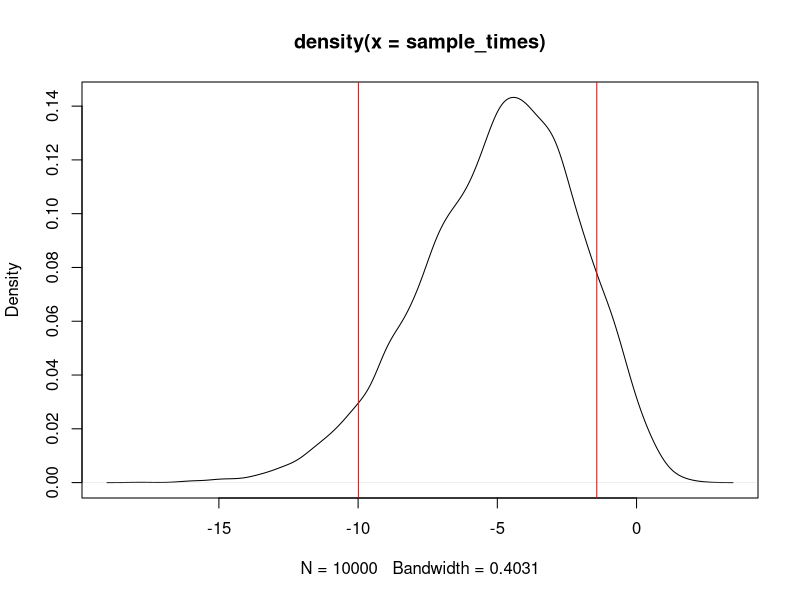

Generate this figure with R:
## Showers 

roommate <- c(6,6.25,5.75,6.5,6,15,35,20,4,5.25,5.75)

you <- c(3.5,5.5,4,4,4,6,11,12,3,4,4.25,7,3.25)

t.test(roommate, you, conf.level = 0.9)

#just playing around with the data 
mean(roommate)
mean(you)

observed <- mean(roommate) - mean(you)
observed

n_times <- 10000
sample_times <- replicate(n_times, mean(sample(you, replace = TRUE))
                          - mean(sample(roommate, replace = TRUE)))


plot(density(sample_times))

ci <- quantile(sample_times, probs = c(0.05, 0.9))
ci


abline(v = ci, col = "red")

